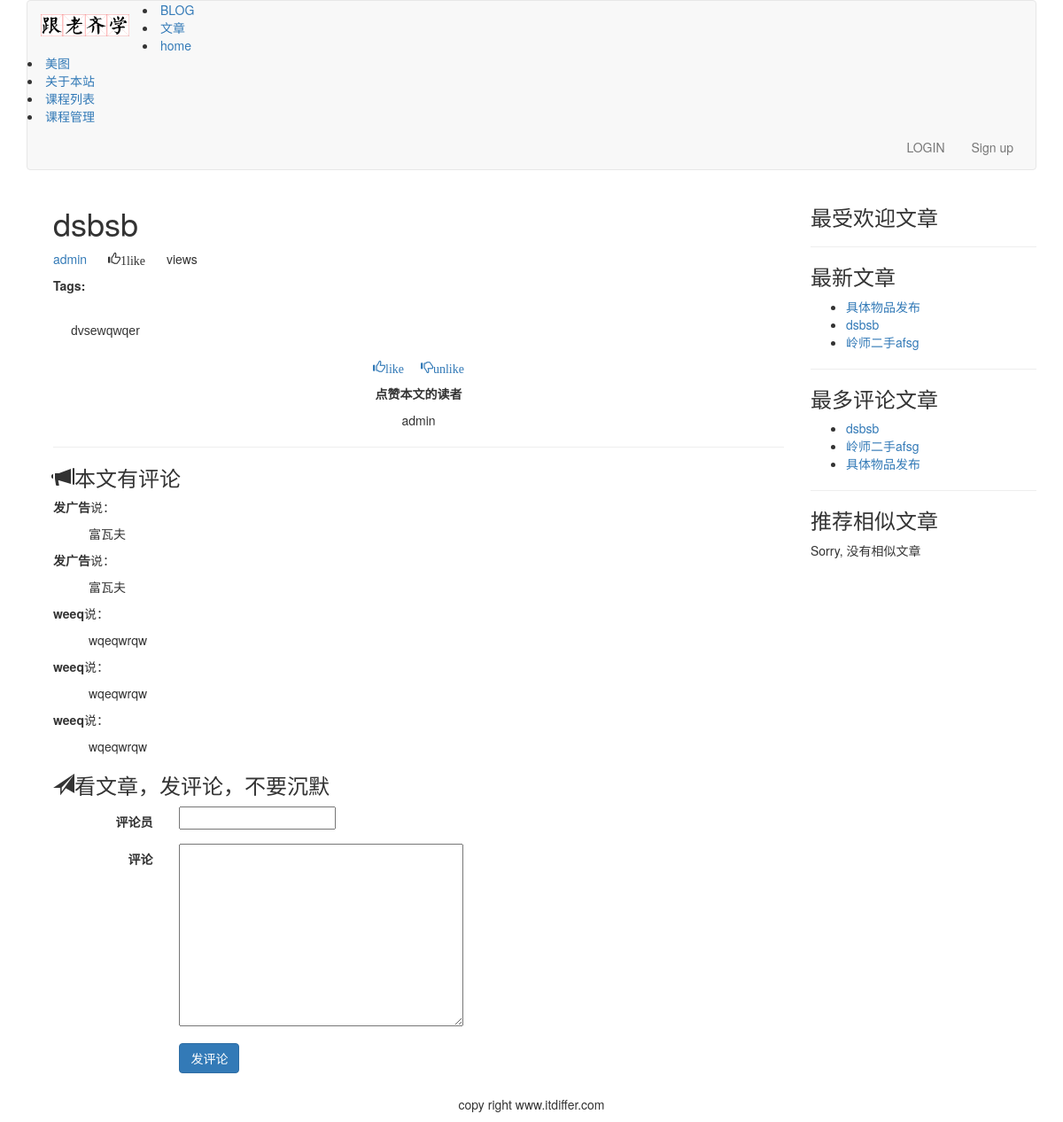
The app's page /article/article-detail/4/dsbsb/ with its own data.
### article/models.py (models this page shows, shortened)
class ArticlePost(models.Model):
    author = models.ForeignKey(User,on_delete=models.CASCADE, related_name="article")
    title = models.CharField(max_length=200)
    slug = models.SlugField(max_length=500)
    column = models.ForeignKey(ArticleColumn, on_delete=models.CASCADE,related_name="article_column")
    body = models.TextField()
    created = models.DateTimeField(default=timezone.now)
    updated = models.DateTimeField(auto_now=True)
    users_like = models.ManyToManyField(User, related_name="articles_like", blank=True)
    article_tag = models.ManyToManyField(ArticleTag, related_name='article_tag', blank=True)
    class Meta:
        ordering = ("-updated",)
        index_together = (('id', 'slug'),)
    def get_url_path(self):
        return reverse("article:article_content", args=[self.id, self.slug])

class Comment(models.Model):
    article = models.ForeignKey(ArticlePost, related_name="comments",on_delete=models.CASCADE)
    commentator = models.CharField(max_length=90)
    body = models.TextField()
    created = models.DateTimeField(auto_now_add=True)
    class Meta:
        ordering = ('-created',)

### article/list_views.py (the view)
# urls.py: path('article-detail/<int:id>/<slug:slug>/', list_views.article_detail, name='article_detail'),
def article_detail(request, id, slug):
    article = get_object_or_404(ArticlePost, id=id, slug=slug)
    total_views = r.incr("article:{}:views".format(article.id))
    r.zincrby('article_ranking', article.id, 1)
    article_ranking = r.zrange('article_ranking', 0, -1, desc=True)[:10]
    article_ranking_ids = [int(id) for id in article_ranking]
    most_viewed = list(ArticlePost.objects.filter(id__in=article_ranking_ids))
    print(most_viewed)
    most_viewed.sort(key=lambda x: article_ranking_ids.index(x.id))
    print(most_viewed)
    if request.method == "POST":
        comment_form = CommentForm(data=request.POST)
        if comment_form.is_valid():
            new_comment = comment_form.save(commit=False)
            new_comment.article = article
            new_comment.save()
    else:
        comment_form = CommentForm()
    article_tags_ids = article.article_tag.values_list("id", flat=True)
    similar_articles = ArticlePost.objects.filter(article_tag__in=article_tags_ids).exclude(id=article.id)
    similar_articles = similar_articles.annotate(same_tags=Count("article_tag")).order_by('-same_tags', '-created')[:4]
    return render(request, "article/list/article_detail.html", {"article":article, "total_views":total_views, "most_viewed": most_viewed, "comment_form":comment_form, "similar_articles":similar_articles})

### article/forms.py
class CommentForm(forms.ModelForm):
    class Meta:
        model = Comment
        fields = ("commentator", "body",)

### article/templatetags/article_tags.py (called while the page is built)
@register.inclusion_tag('article/list/latest_articles.html')
def latest_articles(n=5):
    latest_articles = ArticlePost.objects.order_by("-created")[:n]
    return {"latest_articles": latest_articles}

@register.simple_tag
def most_commented_articles(n=3):
    return ArticlePost.objects.annotate(total_comments=Count('comments')).order_by("-total_comments")[:n]

@register.filter(name='markdown')
def markdown_filter(text):
    return mark_safe(markdown.markdown(text))

### templates/article/list/article_detail.html (shortened to what this page needs)
{% extends "base.html" %}
{% load article_tags %}
{% load static %}
{% block content %}
{% with total_likes=article.users_like.count users_like=article.users_like.all %}
<div class="container">
<div class="col-md-9">
    <header>
        <h1>{{ article.title }}</h1>
        <p>
            <a href="{% url 'article:author_articles' article.author.username %}">
                {{ article.author.username }}
            </a>
            <span style="margin-left:20px" class="glyphicon glyphicon-thumbs-up">{{ total_likes }}like{{ total_likes | pluralize }}</span>
            <span style="margin-left: 20px">{{ total_views }}view{{ total_views | pluralize }}</span>
        </p>
        <p> <span style="margin-right: 10px"><strong>Tags:</strong></span> {{ article.article_tag.all | join:", "}}</p>
    </header>
    <link rel="stylesheet" href="{% static 'editor/css/editormd.preview.css' %}" />
    <div id='editormd-view'>
{{ article.body | markdown }}
    </div>
     <div>
        <p class="text-center">
            <a onclick="like_article({{article.id}}, 'like')" href="#"><span class="glyphicon glyphicon-thumbs-up">like</span></a>
            <a onclick="like_article({{article.id}}, 'unlike')" href="#"><span style="margin-left: 15px;" class="glyphicon glyphicon-thumbs-down">unlike</span></a>
        </p>
    </div>
    <div>
        <p class="text-center"><strong>点赞本文的读者</strong></p>
        {% for user in article.users_like.all %}
        <p class="text-center">{{ user.username }}</p>
        {% empty %}
        <p class="text-center">还没有人对此文章表态</p>
        {% endfor %}
    </div>
    <hr>
    <div>
        <h3><span class="glyphicon glyphicon-bullhorn"></span>本文有{{ comments.count }}评论</h3>
        {% for comment in article.comments.all %}
        <div>
            <p><strong>{{ comment.commentator }}</strong>说：</p>
            <p style="margin-left:40px;">{{ comment.body }}</p>
        </div>
        {% empty %}
        <p>没有评论</p>
        {% endfor %}
        <h3><span class="glyphicon glyphicon-send"></span>看文章，发评论，不要沉默</h3>
        <form action="." method="post" class="form-horizontal" role="form">{% csrf_token %}
            <div class="form-group">
                <label for="inputEmail3" class="col-sm-2 control-label">评论员</label>
                <div class="col-sm-10">
                    {{ comment_form.commentator}}
                </div>
            </div>
            <div class="form-group">
                <label for="inputEmail3" class="col-sm-2 control-label">评论</label>
                <div class="col-sm-10">
                    {{ comment_form.body }}
                </div>
            </div>
            <div class="form-group">
                <div class="col-sm-offset-2 col-sm-10">
                    <p><input type="submit" name="" value="发评论" class="btn btn-primary"></p>
                </div>
            </div>
        </form>
    </div>
</div>
<div class="col-md-3">
    <p class="text-center"><h3>最受欢迎文章</h3></p>
    <hr>
    <p class="text-center"><h3>最新文章</h3></p>
    <div>{% latest_articles  %}</div>
    <hr>
    <p class="text-center"><h3>最多评论文章</h3></p>
    {% most_commented_articles as most_comments %}
    <div><ul>
        {% for comment_article in most_comments %}
        <li>
            <a href="{{comment_article.get_url_path}}">{{ comment_article.title }}</a>
        </li>
        {% endfor %}
    </ul></div>
    <hr>
    <p class="text-center"><h3>推荐相似文章</h3></p>
    <div>
        {% for similar in similar_articles %}
        <p><a href="{{ similar.get_url_path }}">{{ similar.title }}</a></p>
        {% empty %}
        <p>Sorry, 没有相似文章</p>
        {% endfor %}
    </div>
</div>
</div>
{% endwith %}
{% endblock %}

### templates/article/list/latest_articles.html
<ul>
    {% for article in latest_articles %}
    <li>
    	<a href="{{ article.get_url_path }}">{{ article.title }}</a>
    </li>
    {% endfor %}
</ul>

### static/editor/css/editormd.preview.css (style rules this page uses)
.markdown-body { -ms-text-size-adjust: 100%; -webkit-text-size-adjust: 100%; color: #333; overflow: hidden; font-family: "Microsoft YaHei", Helvetica, "Meiryo UI", "Malgun Gothic", "Segoe UI", "Trebuchet MS", "Monaco", monospace, Tahoma, STXihei, "华文细黑", STHeiti, "Helvetica Neue", "Droid Sans", "wenquanyi micro hei", FreeSans, Arimo, Arial, SimSun, "宋体", Heiti, "黑体", sans-serif; font-size: 16px; line-height: 1.6; word-wrap: break-word; }
.markdown-body * { -moz-box-sizing: border-box; box-sizing: border-box; }
.markdown-body > *:first-child { margin-top: 0 !important; }
.markdown-body > *:last-child { margin-bottom: 0 !important; }
.markdown-body p, .markdown-body blockquote, .markdown-body ul, .markdown-body ol, .markdown-body dl, .markdown-body table, .markdown-body pre { margin-top: 0; margin-bottom: 16px; }
.editormd-preview-container, .editormd-html-preview { text-align: left; font-size: 14px; line-height: 1.6; padding: 20px; overflow: auto; width: 100%; background-color: #fff; }

### records on screen
ArticlePost: title "dsbsb", author.username "admin", body "dvsewqwqer"
Comment: commentator "发广告", body "富瓦夫"
Comment: commentator "发广告", body "富瓦夫"
Comment: commentator "weeq", body "wqeqwrqw"
Comment: commentator "weeq", body "wqeqwrqw"
Comment: commentator "weeq", body "wqeqwrqw"
ArticlePost: title "具体物品发布"
ArticlePost: title "岭师二手afsg"

### other values on screen
{{ total_likes }} "1"
{{ total_views | pluralize }} "s"
{{ user.username }} "admin"
